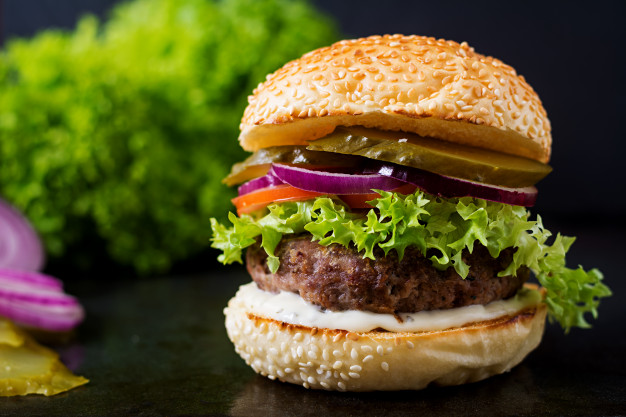
#> input picture 04.Working-with-Images-Lab/test-data/hamburger.jpg, 626 x 417 px
$ jupyter execute test-work-with-images.ipynb
#> lines starting #> are read from the running program, lines starting #| are printed output that depends on the picture; after the words box and inside, x2 and y2 are one past the last pixel; in counts of white or black regions, pixels touching at a corner belong together; long printed decimals are rounded
[cell 1]
from skimage.io import imread
import matplotlib.pyplot as plt
import numpy as np
from scipy.ndimage import binary_opening
from scipy.ndimage.filters import convolve

[cell 2]
hamburger = imread('test-data/hamburger.jpg')
#> hamburger is the input picture: shape (417, 626, 3); mean R, G, B 90.1, 84.1, 36.8
ham_red = hamburger[:,:,0]
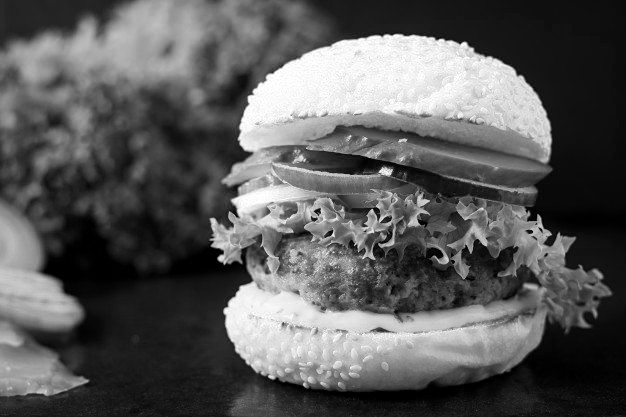
#> ham_red: shape (417, 626); min 0, max 255, mean 90.1
ham_green = hamburger[:,:,1]
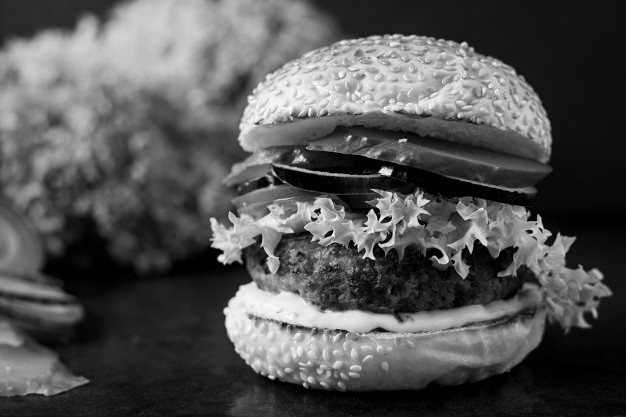
#> ham_green: shape (417, 626); min 0, max 255, mean 84.1
ham_blue = hamburger[:,:,2]
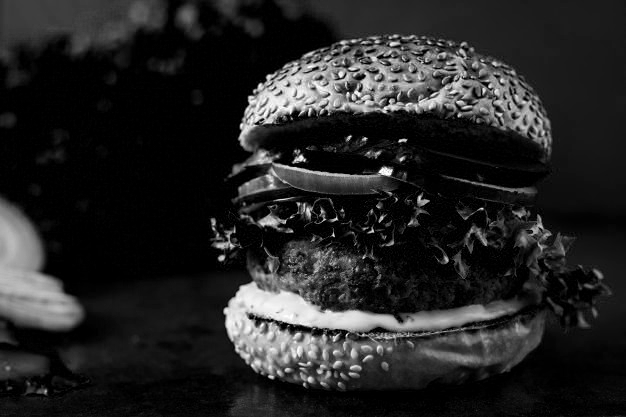
#> ham_blue: shape (417, 626); min 0, max 255, mean 36.8

[cell 3]
plt.hist(ham_red.ravel(), bins = 256, color = "red")
plt.hist(ham_green.ravel(), bins = 256, color = "green")
plt.hist(ham_blue.ravel(), bins = 256, color = "blue")

plt.show()
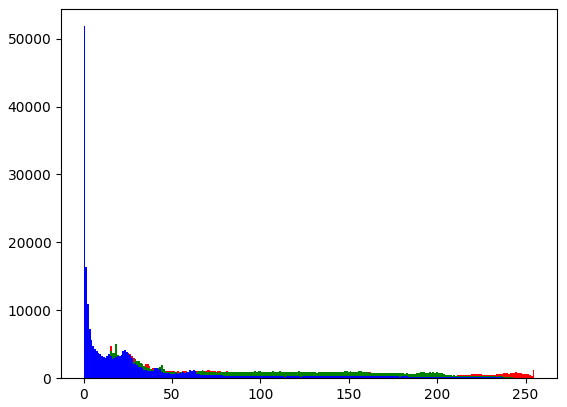
#> figure drawn by matplotlib, 1 panel; tallest bar 4795 high, from x = 14.94 to 15.94; tallest bar 6027 high, from x = 0 to 0.996; tallest bar 51823 high, from x = 0 to 0.996

[cell 4]
print(f'hamburger average red: {np.average(ham_red)}')
#| hamburger average red: 90.088
print(f'hamburger average green: {np.average(ham_green)}')
#| hamburger average green: 84.071
print(f'hamburger average blue: {np.average(ham_blue)}')
#| hamburger average blue: 36.793

[cell 5]
ham_blue_binary = ham_blue > 36.79
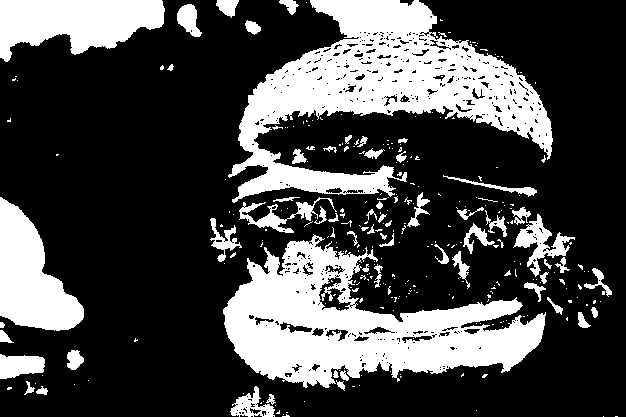
#> ham_blue_binary: shape (417, 626) bool; 28.1% white; 308 white regions (241 under 20 px), largest, box (x1, y1, x2, y2) and area: (228, 0, 553, 203) 26197, (223, 234, 546, 388) 23496, (0, 0, 165, 62) 6873
structuring_element = np.ones((3, 3), dtype=bool)
opened_image = binary_opening(ham_blue_binary, structure=structuring_element)
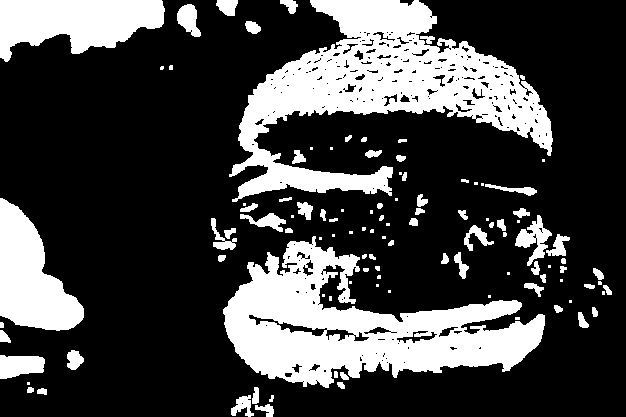
#> opened_image: shape (417, 626) bool; 26.7% white; 110 white regions (38 under 20 px), largest, box (x1, y1, x2, y2) and area: (229, 0, 553, 202) 25479, (223, 236, 545, 388) 22627, (0, 0, 165, 62) 6855

fig, ax = plt.subplots(1, 2, figsize=(12, 6))

ax[0].imshow(ham_blue_binary, cmap='gray')
ax[0].set_title('Original Blue Channel (Binary)')

ax[1].imshow(opened_image, cmap='gray')
ax[1].set_title('After Binary Opening')

plt.show()

[cell 6]
(opened_image == 1).sum()
#> Out = 69646
